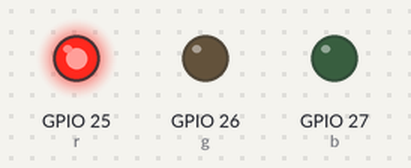
This sketch was run on a simulated ESP32. On the bench: output pins drawn as LEDs (lit = HIGH). What the sketch prints to the serial monitor is not drawn.

Above: at 0.05 s.
At 0.55 s:
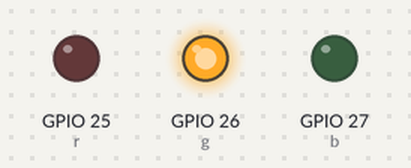
At 1.45 s:
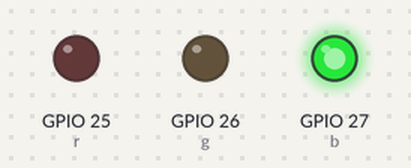
At 2.75 s:
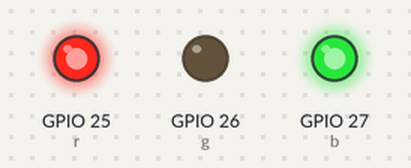
Timing chart, 0 to 3.0 s (numbered marks = the images above):
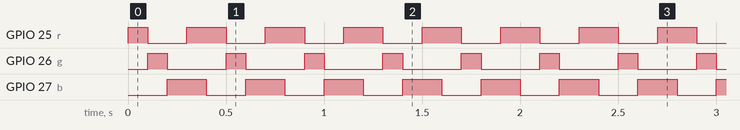

Measured:
- by itself, GPIO 25 (r): repeats every 0.40 s: LOW 0.20 s, HIGH 0.20 s
- by itself, GPIO 26 (g): alternates HIGH for 0.10 s and LOW for 0.30 s
- by itself, GPIO 27 (b): alternates HIGH for 0.20 s and LOW for 0.20 s

The sketch:

sketch.ino
```cpp
const int r = 25;
const int g = 26;
const int b = 27;

void setup() {
  // put your setup code here, to run once:
  Serial.begin(115200);
  Serial.println("Hello, ESP32!");
  pinMode(r, OUTPUT);
  pinMode(g, OUTPUT);
  pinMode(b, OUTPUT);
}

void loop() {
  // put your main code here, to run repeatedly:

  analogWrite(r, 255);
  analogWrite(g, 0);
  analogWrite(b, 0);
  delay(100);

  analogWrite(r, 0);
  analogWrite(g, 255);
  analogWrite(b, 0);
  delay(100);

  analogWrite(r, 0);
  analogWrite(g, 0);
  analogWrite(b, 255);
  delay(100);

  analogWrite(r, 255);
  analogWrite(g, 0);
  analogWrite(b, 255);
  delay(100);
}

// https://wokwi.com/projects/465994717712576513
```
